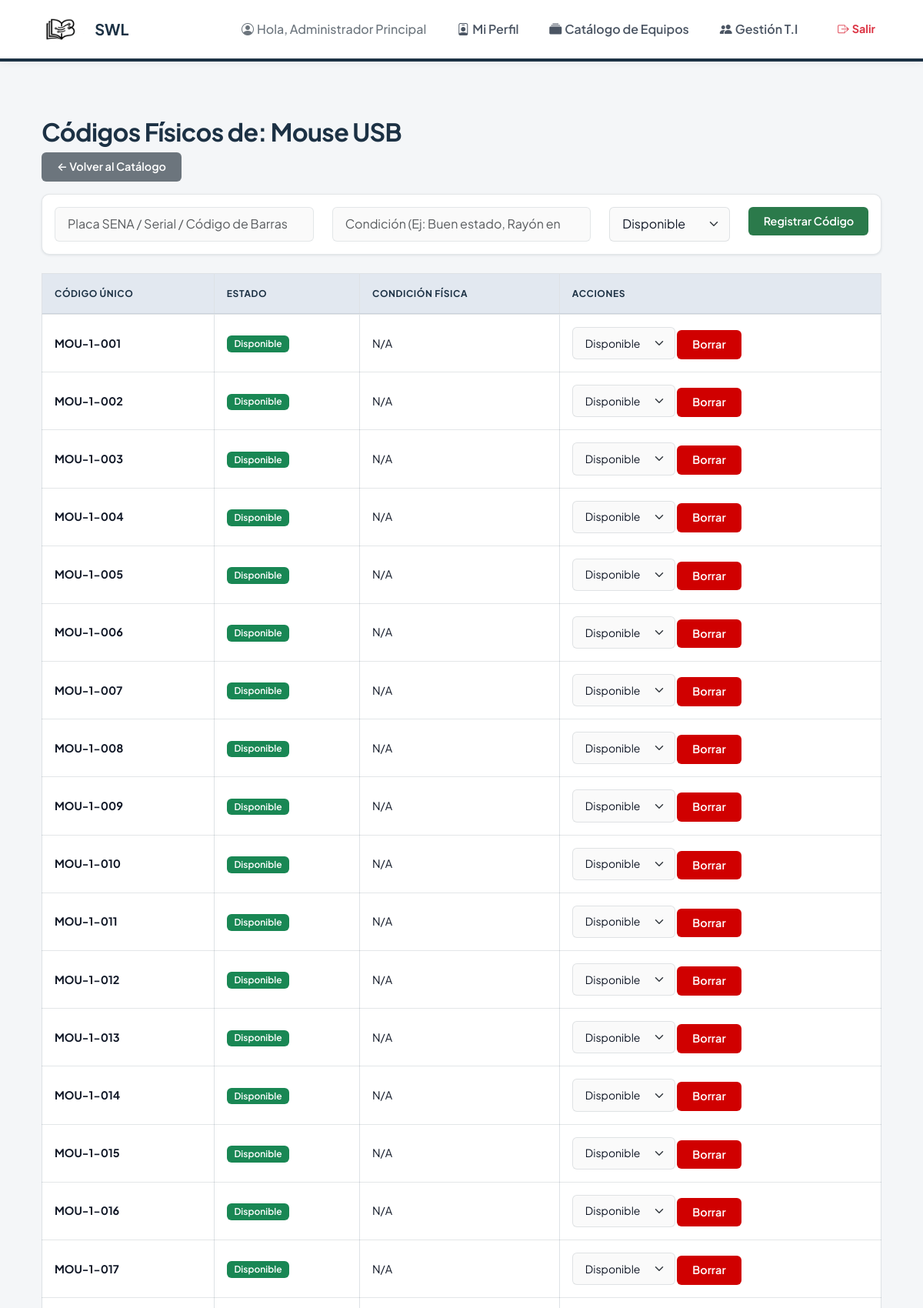
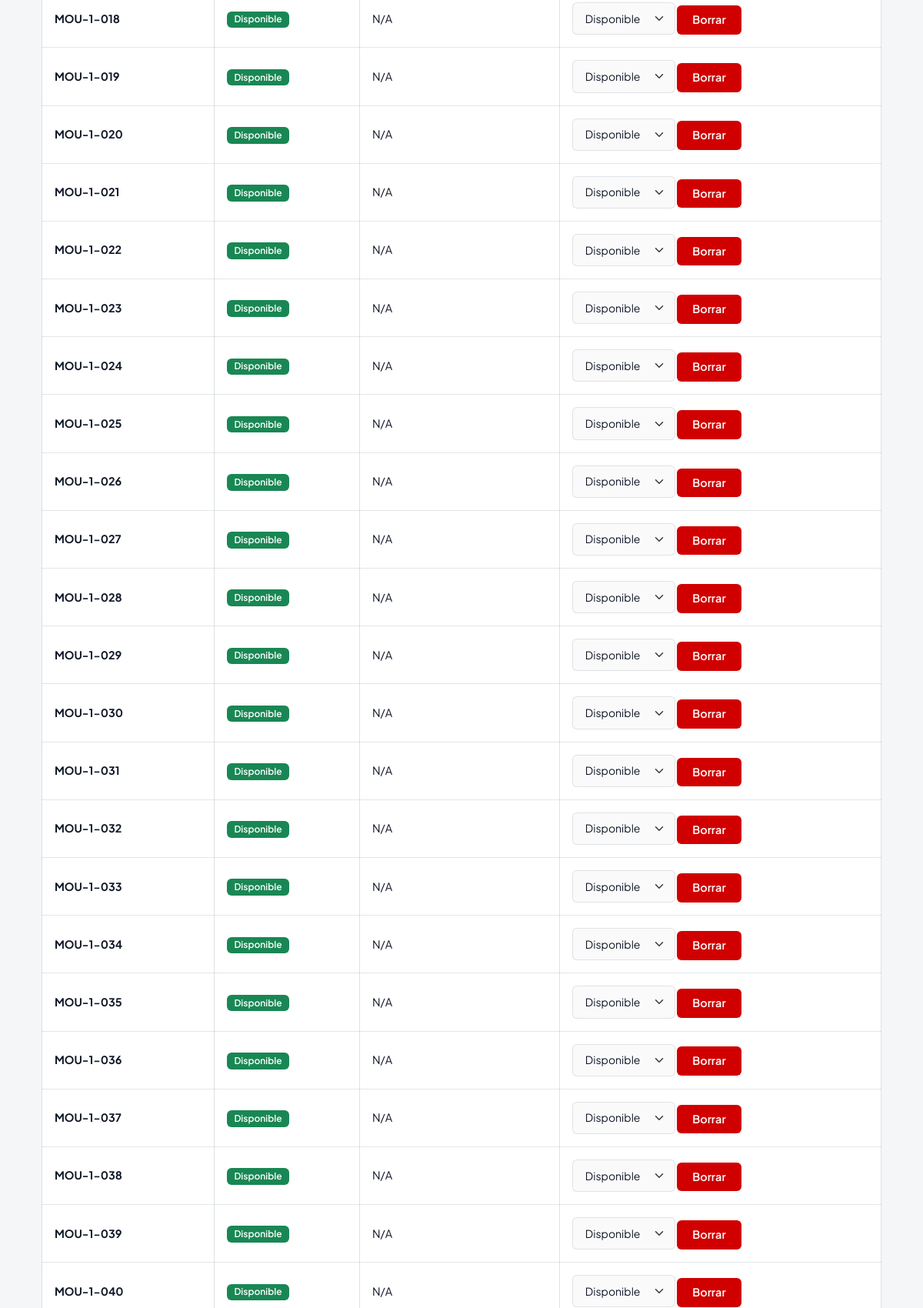
The page /admin/catalog/1/instances (signed in, upper part) on the database its author committed (2 pictures, top to bottom).
### app/models.py (models this page shows, shortened)
class User(UserMixin, db.Model):
    id = db.Column(db.Integer, primary_key=True)
    email = db.Column(db.String(120), unique=True, nullable=True)
    document_id = db.Column(db.String(20), unique=True, nullable=False)
    full_name = db.Column(db.String(100), nullable=False)
    phone = db.Column(db.String(20))
    role = db.Column(db.String(20), nullable=False)
    program_name = db.Column(db.String(100), nullable=True)
    password_hash = db.Column(db.String(255))

class Catalog(db.Model):
    id = db.Column(db.Integer, primary_key=True)
    title_or_name = db.Column(db.String(150), nullable=False)
    category = db.Column(db.String(50), nullable=False)
    author_or_brand = db.Column(db.String(100), nullable=True)
    instances = db.relationship('ItemInstance', backref='catalog_item', lazy='dynamic', cascade="all, delete-orphan")

class ItemInstance(db.Model):
    id = db.Column(db.Integer, primary_key=True)
    catalog_id = db.Column(db.Integer, db.ForeignKey('catalog.id'), nullable=False)
    unique_code = db.Column(db.String(50), unique=True, nullable=False)
    status = db.Column(db.String(20), default='disponible') # disponible, prestado, mantenimiento, perdido
    condition = db.Column(db.String(100), nullable=True)
    loans = db.relationship('Loan', backref='item_instance', lazy='dynamic')

### app/admin/routes.py (the view, shortened to what this page needs)
@bp.route('/catalog/<int:catalog_id>/instances', methods=['GET', 'POST'])
@role_required('bibliotecario', 'admin')
def manage_instances(catalog_id):
    catalog_item = Catalog.query.get_or_404(catalog_id)
    form = InstanceForm()
    status_forms = {inst.id: UpdateInstanceStatusForm(status=inst.status) for inst in catalog_item.instances.all()}
    instances = catalog_item.instances.all()
    return render_template(
        'admin/instances.html',
        catalog_item=catalog_item,
        instances=instances,
        form=form,
        status_forms=status_forms,
    )

### app/forms.py
class InstanceForm(FlaskForm):
    unique_code = StringField('Placa SENA / Serial / Código de Barras', validators=[DataRequired()])
    condition = StringField('Condición', validators=[Optional()])
    status = SelectField(
        'Estado',
        choices=[
            ('disponible', 'Disponible'),
            ('mantenimiento', 'Mantenimiento'),
            ('perdido', 'Perdido'),
        ],
        validators=[DataRequired()],
    )
    submit = SubmitField('Registrar Código')

class UpdateInstanceStatusForm(FlaskForm):
    status = SelectField(
        'Estado',
        choices=[
            ('disponible', 'Disponible'),
            ('mantenimiento', 'Mantenimiento'),
            ('perdido', 'Perdido'),
        ],
        validators=[DataRequired()],
    )
    submit = SubmitField('Actualizar')

### app/models.py (called while the page is built)
@login_manager.user_loader
def load_user(user_id):
    return User.query.get(int(user_id))

### app/templates/admin/instances.html (shortened to what this page needs)
{% extends 'base.html' %}
{% block content %}
<div class="container mt-4">
    <h2>Códigos Físicos de: {{ catalog_item.title_or_name }}</h2>
    <a href="{{ url_for('admin.catalog_manage') }}" class="btn btn-secondary mb-3">&larr; Volver al Catálogo</a>
    <div class="card mb-4">
        <div class="card-body">
            <form method="POST" action="{{ url_for('admin.manage_instances', catalog_id=catalog_item.id) }}">
                <div class="row">
                    <div class="col-md-4">
                        {{ form.unique_code(class="form-control", placeholder="Placa SENA / Serial / Código de Barras")
                        }}
                    </div>
                    <div class="col-md-4">
                        {{ form.condition(class="form-control", placeholder="Condición (Ej: Buen estado, Rayón en
                        pantalla)") }}
                    </div>
                    <div class="col-md-2">
                        {{ form.status(class="form-select") }}
                    </div>
                    <div class="col-md-2 mt-2 mt-md-0">
                        {{ form.submit(class="btn btn-success w-100", value="Registrar Código") }}
                    </div>
                </div>
            </form>
        </div>
    </div>
    <table class="table table-bordered">
        <thead>
            <tr>
                <th>Código Único</th>
                <th>Estado</th>
                <th>Condición Física</th>
                <th>Acciones</th>
            </tr>
        </thead>
        <tbody>
            {% for instance in instances %}
            <tr>
                <td><strong>{{ instance.unique_code }}</strong></td>
                <td>
                    {% if instance.status == 'disponible' %}<span class="badge bg-success">Disponible</span>
                    {% elif instance.status == 'prestado' %}<span class="badge bg-warning">Prestado</span>
                    {% else %}<span class="badge bg-danger">{{ instance.status|capitalize }}</span>{% endif %}
                </td>
                <td>{{ instance.condition or 'N/A' }}</td>
                <td>
                    <form method="POST" action="{{ url_for('admin.update_instance_status', instance_id=instance.id) }}"
                        style="display:inline;">
                        {{ status_forms[instance.id].status(class="form-select form-select-sm", style="display:inline-block; width:auto;", onchange="this.form.submit()") }}
                    </form>
                    <form method="POST" action="{{ url_for('admin.instance_delete', instance_id=instance.id) }}"
                        style="display:inline;">
                        <button type="submit" class="btn btn-sm btn-danger"
                            onclick="return confirm('¿Eliminar este código físico permanentemente?')">Borrar</button>
                    </form>
                </td>
            </tr>
            {% endfor %}
        </tbody>
    </table>
</div>
{% endblock %}

### app/templates/base.html (shortened to what this page needs)
<!DOCTYPE html>
<html lang="es">
<head>
    <link href="https://cdn.jsdelivr.net/npm/bootstrap@5.3.0/dist/css/bootstrap.min.css" rel="stylesheet">
    <link rel="stylesheet" href="https://cdn.jsdelivr.net/npm/bootstrap-icons@1.11.3/font/bootstrap-icons.min.css">
    <link rel="stylesheet" href="{{ url_for('static', filename='css/style.css') }}">
</head>
<body class="d-flex flex-column min-vh-100">
    {% if not 'auth' in request.endpoint %}
    <nav class="navbar navbar-expand-lg custom-navbar sticky-top">
        <div class="container">
            <a class="navbar-brand d-flex align-items-center gap-2" href="{{ url_for('main.index') }}">
                <img src="{{ url_for('static', filename='img/1.png') }}" alt="Logo SWL" height="40" style="border-radius: 6px; object-fit: contain;">
                <span class="d-none d-sm-inline">{{ config['APP_NAME'] }}</span>
            </a>
            <div class="collapse navbar-collapse justify-content-end" id="navbarNav">
                <ul class="navbar-nav align-items-lg-center gap-2 w-100 justify-content-lg-end">
                    {% if current_user.is_authenticated %}
                    <li class="nav-item me-lg-3 text-center text-lg-start mb-2 mb-lg-0">
                        <span class="text-secondary fw-medium">
                            <i class="bi bi-person-circle me-1"></i>Hola, {{ current_user.full_name }}
                        </span>
                    </li>
                    <li class="nav-item">
                        <a class="nav-link text-center text-lg-start" href="{{ url_for('main.profile') }}">
                            <i class="bi bi-person-badge me-1"></i>Mi Perfil
                        </a>
                    </li>
                    {% if current_user.role in ['admin', 'bibliotecario'] %}
                    <li class="nav-item">
                        <a class="nav-link text-center text-lg-start" href="{{ url_for('admin.catalog_manage') }}">
                            <i class="bi bi-collection-fill me-1"></i>Catálogo de Equipos
                        </a>
                    </li>
                    {% endif %}
                    {% if current_user.role == 'admin' %}
                    <li class="nav-item">
                        <a class="nav-link text-center text-lg-start" href="{{ url_for('admin.manage_users') }}">
                            <i class="bi bi-people-fill me-1"></i>Gestión T.I
                        </a>
                    </li>
                    {% elif current_user.role == 'bibliotecario' %}
                    <li class="nav-item">
                        <a class="nav-link text-center text-lg-start" href="{{ url_for('admin.admin_dashboard') }}">
                            <i class="bi bi-journal-bookmark-fill me-1"></i>Panel de Préstamos
                        </a>
                    </li>
                    {% endif %}
                    <li class="nav-item ms-lg-2 mt-2 mt-lg-0 d-grid d-lg-block">
                        <a class="btn btn-outline-danger btn-sm rounded-pill fw-bold" href="{{ url_for('auth.logout') }}">
                            <i class="bi bi-box-arrow-right me-1"></i>Salir
                        </a>
                    </li>
                    {% else %}
                    <li class="nav-item d-grid d-lg-block text-center mt-2 mt-lg-0">
                        <a class="btn btn-primary rounded-pill px-4 fw-bold" href="{{ url_for('auth.login') }}">
                            <i class="bi bi-box-arrow-in-right me-1"></i>Ingresar
                        </a>
                    </li>
                    {% endif %}
                </ul>
            </div>
        </div>
    </nav>
    {% endif %}
    <main class="{% if 'auth' not in request.endpoint %}container mt-5 mb-5{% endif %} flex-grow-1">
        {% block content %}{% endblock %}
    </main>
</body>
</html>

### app/static/css/style.css (style rules this page uses)
:root { --brand-primary: #1C3144; --brand-secondary: #3F88C5; --brand-accent: #D00000; --surface-alt: #E2E8F0; --bg-body: #F4F6F8; --surface-color: #ffffff; --border-color: rgba(28, 49, 68, 0.12); --text-primary: #111827; --text-secondary: #4B5563; --radius-sm: 6px; --radius-md: 10px; --radius-lg: 16px; --shadow-sm: 0 1px 3px rgba(28, 49, 68, 0.1); --shadow-md: 0 10px 15px -3px rgba(28, 49, 68, 0.08), 0 4px 6px -2px rgba(28, 49, 68, 0.04); --transition-fast: 0.2s cubic-bezier(0.4, 0, 0.2, 1); }
body { font-family: 'Plus Jakarta Sans', -apple-system, sans-serif; background-color: var(--bg-body); color: var(--text-primary); -webkit-font-smoothing: antialiased; line-height: 1.6; }
h1, h2, h3, h4, h5, h6 { font-weight: 700; color: var(--brand-primary); letter-spacing: -0.02em; }
.custom-navbar { background-color: var(--surface-color) !important; box-shadow: 0 2px 10px rgba(0,0,0,0.05); padding: 0.8rem 0; border-bottom: 4px solid var(--brand-primary); }
.navbar-brand { font-weight: 700; font-size: 1.25rem; color: var(--brand-primary) !important; }
.nav-link { color: var(--text-secondary) !important; font-weight: 600; transition: var(--transition-fast); padding: 0.5rem 1rem !important; border-radius: var(--radius-sm); }
.card { border: 1px solid var(--border-color); border-radius: var(--radius-md); background: var(--surface-color); box-shadow: var(--shadow-sm); transition: var(--transition-fast); height: 100%; }
.btn { border-radius: var(--radius-sm); padding: 0.5rem 1.25rem; font-weight: 600; font-size: 0.9rem; transition: var(--transition-fast); border: none; }
.btn-danger { background-color: var(--brand-accent); color: white; }
.btn-success { background-color: #2b7a4b; color: white; }
.table { margin-bottom: 0; }
.table thead th { background-color: var(--surface-alt); border-bottom: 2px solid var(--border-color); padding: 1rem; font-weight: 700; color: var(--brand-primary); text-transform: uppercase; font-size: 0.75rem; letter-spacing: 0.05em; }
.table tbody td { padding: 1rem; vertical-align: middle; border-bottom: 1px solid var(--border-color); color: var(--text-primary); font-size: 0.9rem; }
.form-control, .form-select { border-radius: var(--radius-sm); border: 1px solid var(--border-color); padding: 0.6rem 1rem; background-color: #fafafa; color: var(--text-primary); transition: var(--transition-fast); }
.badge { border-radius: 6px; padding: 0.4em 0.8em; font-weight: 600; font-size: 0.75rem; }

### rows shown on the page
User: full_name "Administrador Principal"
Catalog: title_or_name "Mouse USB"
ItemInstance: unique_code "MOU-1-001", shows "Disponible", condition "N/A", status "Disponible"
ItemInstance: unique_code "MOU-1-002", shows "Disponible", condition "N/A", status "Disponible"
ItemInstance: unique_code "MOU-1-003", shows "Disponible", condition "N/A", status "Disponible"
ItemInstance: unique_code "MOU-1-004", shows "Disponible", condition "N/A", status "Disponible"
ItemInstance: unique_code "MOU-1-005", shows "Disponible", condition "N/A", status "Disponible"
ItemInstance: unique_code "MOU-1-006", shows "Disponible", condition "N/A", status "Disponible"
ItemInstance: unique_code "MOU-1-007", shows "Disponible", condition "N/A", status "Disponible"
ItemInstance: unique_code "MOU-1-008", shows "Disponible", condition "N/A", status "Disponible"
ItemInstance: unique_code "MOU-1-009", shows "Disponible", condition "N/A", status "Disponible"
ItemInstance: unique_code "MOU-1-010", shows "Disponible", condition "N/A", status "Disponible"
ItemInstance: unique_code "MOU-1-011", shows "Disponible", condition "N/A", status "Disponible"
ItemInstance: unique_code "MOU-1-012", shows "Disponible", condition "N/A", status "Disponible"
ItemInstance: unique_code "MOU-1-013", shows "Disponible", condition "N/A", status "Disponible"
ItemInstance: unique_code "MOU-1-014", shows "Disponible", condition "N/A", status "Disponible"
ItemInstance: unique_code "MOU-1-015", shows "Disponible", condition "N/A", status "Disponible"
ItemInstance: unique_code "MOU-1-016", shows "Disponible", condition "N/A", status "Disponible"
ItemInstance: unique_code "MOU-1-017", shows "Disponible", condition "N/A", status "Disponible"
ItemInstance: unique_code "MOU-1-018", shows "Disponible", condition "N/A", status "Disponible"
ItemInstance: unique_code "MOU-1-019", shows "Disponible", condition "N/A", status "Disponible"
ItemInstance: unique_code "MOU-1-020", shows "Disponible", condition "N/A", status "Disponible"
ItemInstance: unique_code "MOU-1-021", shows "Disponible", condition "N/A", status "Disponible"
ItemInstance: unique_code "MOU-1-022", shows "Disponible", condition "N/A", status "Disponible"
ItemInstance: unique_code "MOU-1-023", shows "Disponible", condition "N/A", status "Disponible"
ItemInstance: unique_code "MOU-1-024", shows "Disponible", condition "N/A", status "Disponible"
ItemInstance: unique_code "MOU-1-025", shows "Disponible", condition "N/A", status "Disponible"
ItemInstance: unique_code "MOU-1-026", shows "Disponible", condition "N/A", status "Disponible"
ItemInstance: unique_code "MOU-1-027", shows "Disponible", condition "N/A", status "Disponible"
ItemInstance: unique_code "MOU-1-028", shows "Disponible", condition "N/A", status "Disponible"
ItemInstance: unique_code "MOU-1-029", shows "Disponible", condition "N/A", status "Disponible"
ItemInstance: unique_code "MOU-1-030", shows "Disponible", condition "N/A", status "Disponible"
ItemInstance: unique_code "MOU-1-031", shows "Disponible", condition "N/A", status "Disponible"
ItemInstance: unique_code "MOU-1-032", shows "Disponible", condition "N/A", status "Disponible"
ItemInstance: unique_code "MOU-1-033", shows "Disponible", condition "N/A", status "Disponible"
ItemInstance: unique_code "MOU-1-034", shows "Disponible", condition "N/A", status "Disponible"
ItemInstance: unique_code "MOU-1-035", shows "Disponible", condition "N/A", status "Disponible"
ItemInstance: unique_code "MOU-1-036", shows "Disponible", condition "N/A", status "Disponible"
ItemInstance: unique_code "MOU-1-037", shows "Disponible", condition "N/A", status "Disponible"
ItemInstance: unique_code "MOU-1-038", shows "Disponible", condition "N/A", status "Disponible"
ItemInstance: unique_code "MOU-1-039", shows "Disponible", condition "N/A", status "Disponible"
ItemInstance: unique_code "MOU-1-040", shows "Disponible", condition "N/A", status "Disponible"

### other values the page prints
{{ config['APP_NAME'] }} "SWL"
